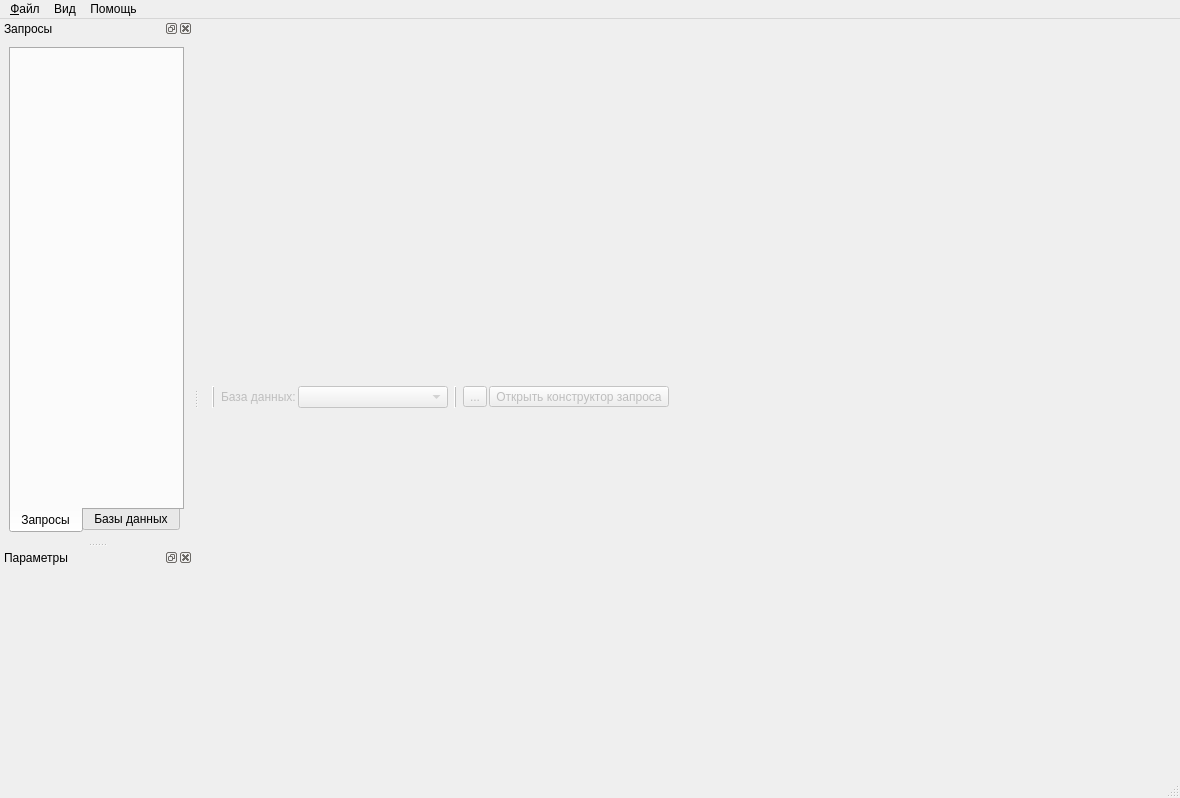
<?xml version="1.0" encoding="UTF-8"?>
<ui version="4.0">
 <class>QBMainWindow</class>
 <widget class="QMainWindow" name="QBMainWindow">
  <property name="geometry">
   <rect>
    <x>0</x>
    <y>0</y>
    <width>1180</width>
    <height>798</height>
   </rect>
  </property>
  <property name="windowTitle">
   <string>Консоль запросов</string>
  </property>
  <widget class="QWidget" name="centralwidget">
   <property name="enabled">
    <bool>false</bool>
   </property>
   <layout class="QGridLayout" name="gridLayout">
    <item row="1" column="0">
     <layout class="QVBoxLayout" name="verticalLayout"/>
    </item>
    <item row="0" column="0">
     <layout class="QHBoxLayout" name="horizontalLayout">
      <property name="spacing">
       <number>2</number>
      </property>
      <item>
       <widget class="QLabel" name="label">
        <property name="maximumSize">
         <size>
          <width>16777215</width>
          <height>16777215</height>
         </size>
        </property>
        <property name="frameShape">
         <enum>QFrame::VLine</enum>
        </property>
        <property name="frameShadow">
         <enum>QFrame::Raised</enum>
        </property>
        <property name="text">
         <string/>
        </property>
       </widget>
      </item>
      <item>
       <widget class="QLabel" name="label_2">
        <property name="text">
         <string>База данных:</string>
        </property>
       </widget>
      </item>
      <item>
       <widget class="QComboBox" name="cmbDatabases">
        <property name="minimumSize">
         <size>
          <width>150</width>
          <height>0</height>
         </size>
        </property>
       </widget>
      </item>
      <item>
       <widget class="QLabel" name="label_3">
        <property name="frameShape">
         <enum>QFrame::VLine</enum>
        </property>
        <property name="frameShadow">
         <enum>QFrame::Raised</enum>
        </property>
        <property name="text">
         <string/>
        </property>
       </widget>
      </item>
      <item>
       <widget class="QToolButton" name="btnSave">
        <property name="text">
         <string>...</string>
        </property>
        <property name="icon">
         <iconset resource="../bAdmin/ba_resurses.qrc">
          <normaloff>:/img/save.png</normaloff>:/img/save.png</iconset>
        </property>
       </widget>
      </item>
      <item>
       <widget class="QToolButton" name="btnOpenQueryBuilder">
        <property name="text">
         <string>Открыть конструктор запроса</string>
        </property>
        <property name="icon">
         <iconset resource="../bAdmin/ba_resurses.qrc">
          <normaloff>:/img/query_builder.png</normaloff>:/img/query_builder.png</iconset>
        </property>
       </widget>
      </item>
      <item>
       <spacer name="horizontalSpacer">
        <property name="orientation">
         <enum>Qt::Horizontal</enum>
        </property>
        <property name="sizeHint" stdset="0">
         <size>
          <width>40</width>
          <height>20</height>
         </size>
        </property>
       </spacer>
      </item>
     </layout>
    </item>
   </layout>
  </widget>
  <widget class="QMenuBar" name="menubar">
   <property name="geometry">
    <rect>
     <x>0</x>
     <y>0</y>
     <width>1180</width>
     <height>21</height>
    </rect>
   </property>
   <widget class="QMenu" name="menu">
    <property name="title">
     <string>&amp;Файл</string>
    </property>
    <addaction name="mnuOpen"/>
    <addaction name="mnuOpenDatabase"/>
    <addaction name="mnuClose"/>
   </widget>
   <widget class="QMenu" name="menu_2">
    <property name="title">
     <string>Вид</string>
    </property>
   </widget>
   <widget class="QMenu" name="menu_3">
    <property name="title">
     <string>Помощь</string>
    </property>
    <addaction name="action"/>
   </widget>
   <addaction name="menu"/>
   <addaction name="menu_2"/>
   <addaction name="menu_3"/>
  </widget>
  <widget class="QStatusBar" name="statusbar"/>
  <widget class="QDockWidget" name="dockWidget">
   <property name="windowTitle">
    <string>Запросы</string>
   </property>
   <attribute name="dockWidgetArea">
    <number>1</number>
   </attribute>
   <widget class="QWidget" name="dockWidgetContents">
    <layout class="QGridLayout" name="gridLayout_2">
     <item row="0" column="0">
      <layout class="QVBoxLayout" name="dockVerticalLayout">
       <item>
        <widget class="QTabWidget" name="tabWidget">
         <property name="tabPosition">
          <enum>QTabWidget::South</enum>
         </property>
         <property name="tabShape">
          <enum>QTabWidget::Rounded</enum>
         </property>
         <property name="currentIndex">
          <number>0</number>
         </property>
         <widget class="QWidget" name="tabQueryas">
          <attribute name="title">
           <string>Запросы</string>
          </attribute>
          <layout class="QGridLayout" name="gridLayout_3">
           <item row="0" column="0">
            <layout class="QVBoxLayout" name="layoutQuerias"/>
           </item>
          </layout>
         </widget>
         <widget class="QWidget" name="tabDatabases">
          <attribute name="title">
           <string>Базы данных</string>
          </attribute>
          <layout class="QGridLayout" name="gridLayout_4">
           <item row="0" column="0">
            <layout class="QVBoxLayout" name="layoutDatabases"/>
           </item>
          </layout>
         </widget>
        </widget>
       </item>
      </layout>
     </item>
    </layout>
   </widget>
  </widget>
  <widget class="QDockWidget" name="dockWidgetParam">
   <property name="windowTitle">
    <string>Параметры</string>
   </property>
   <attribute name="dockWidgetArea">
    <number>1</number>
   </attribute>
   <widget class="QWidget" name="dockWidgetContents_2">
    <layout class="QGridLayout" name="gridLayout_5">
     <item row="0" column="0">
      <layout class="QVBoxLayout" name="verticalLayoutParam"/>
     </item>
    </layout>
   </widget>
  </widget>
  <action name="mnuOpen">
   <property name="icon">
    <iconset resource="../bAdmin/ba_resurses.qrc">
     <normaloff>:/img/addGroup_24.png</normaloff>:/img/addGroup_24.png</iconset>
   </property>
   <property name="text">
    <string>&amp;Отркыть</string>
   </property>
  </action>
  <action name="mnuClose">
   <property name="text">
    <string>&amp;Закрыть</string>
   </property>
  </action>
  <action name="mnuOpenDatabase">
   <property name="text">
    <string>Открыть базу данных</string>
   </property>
  </action>
  <action name="action">
   <property name="text">
    <string>О программе ...</string>
   </property>
  </action>
 </widget>
 <resources>
  <include location="../bAdmin/ba_resurses.qrc"/>
 </resources>
 <connections/>
</ui>
